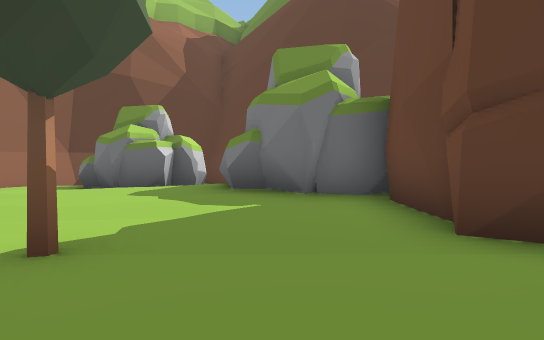
View 1 (above)

24 first-person views from a walk through a 3-D level made in the Unity game engine. The camera is 1.3 m above the floor, looks level and sees 75° across. The floor is counted in squares, 2.57 m on a side. Each view is taken from the middle of a square. On the plan, view 1 faces up. The plan holds only what a view shows up to about 9 squares ahead; the rest is blank. The place goes on beyond the plan. The player is left out. Some surface patterns are stand-ins.

View 2
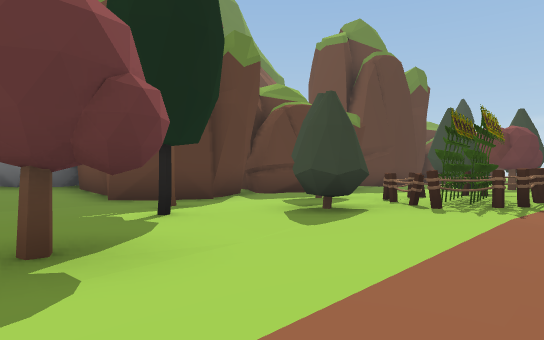

View 3
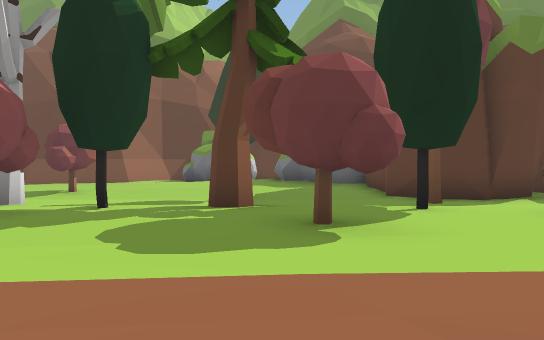

View 4
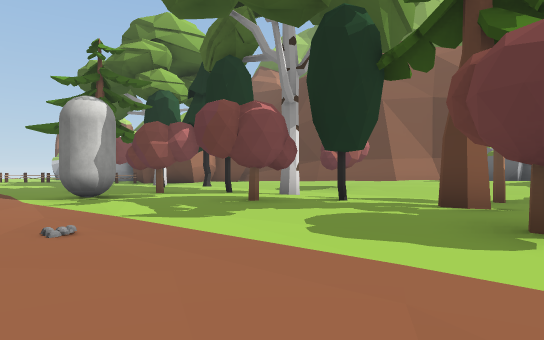

View 5
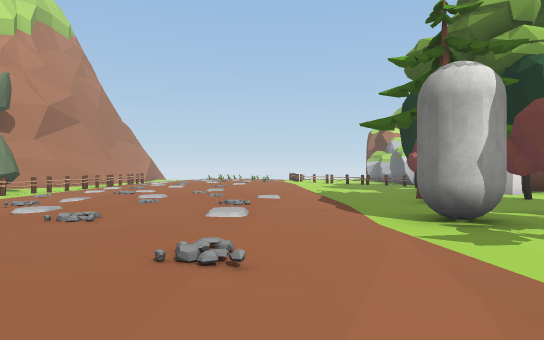

View 6
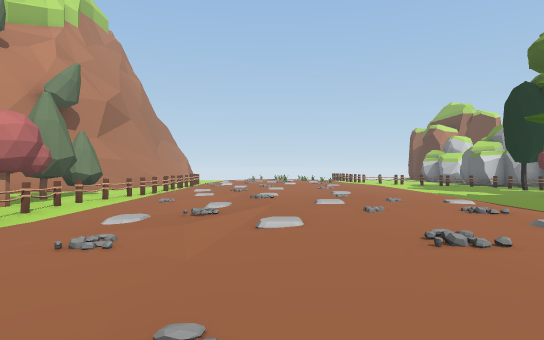

View 7
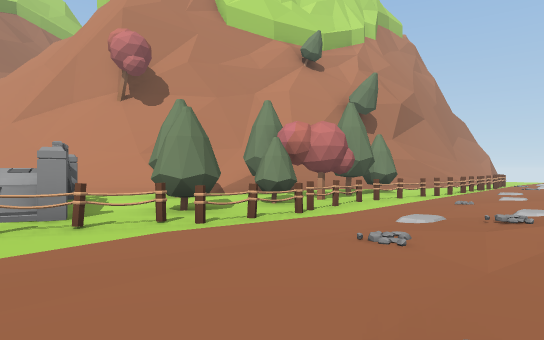

View 8
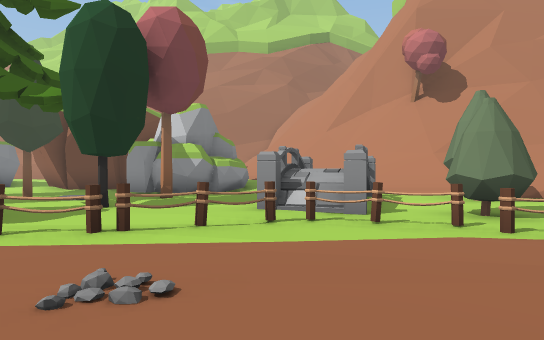

View 9
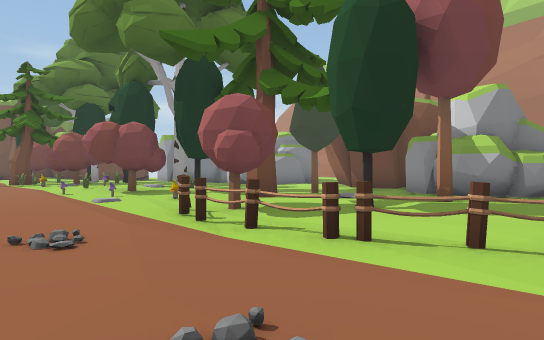

View 10
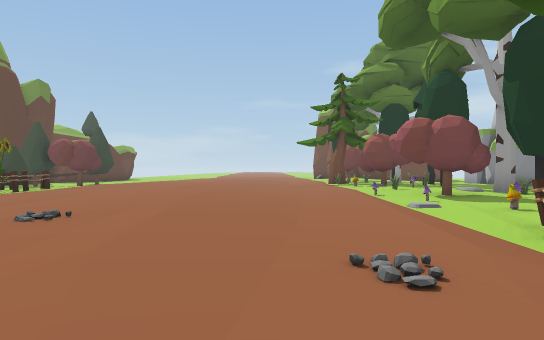

View 11
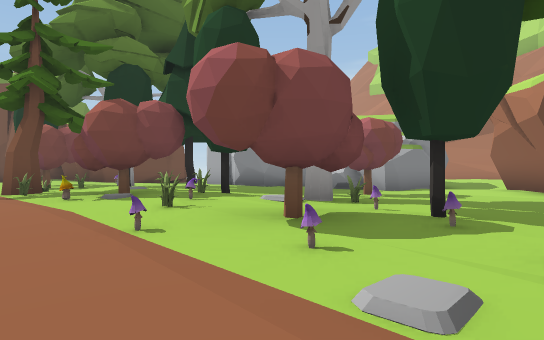

View 12
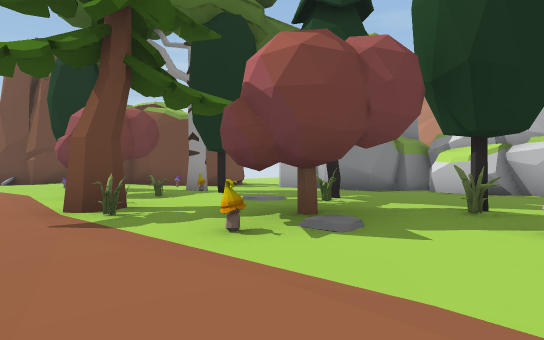

View 13
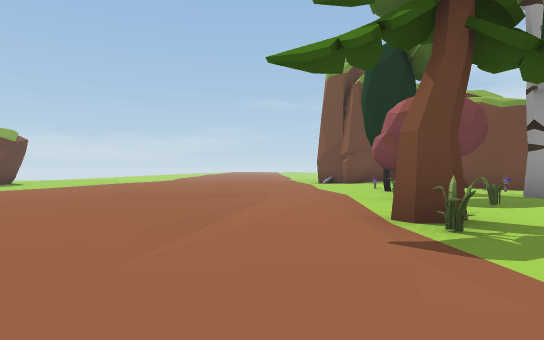

View 14
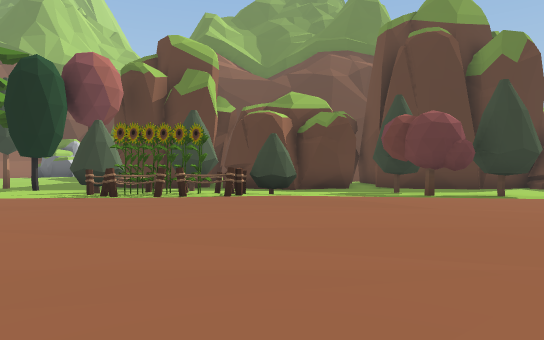

View 15
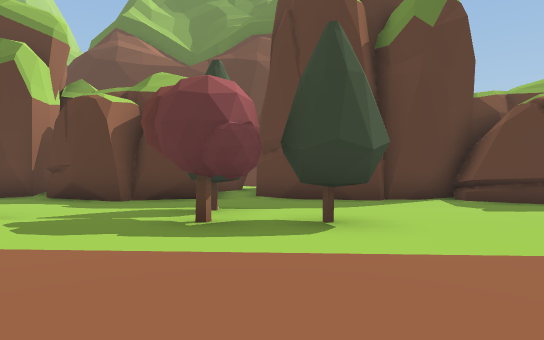

View 16
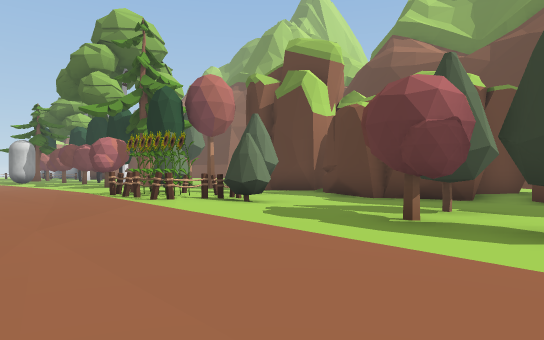

View 17
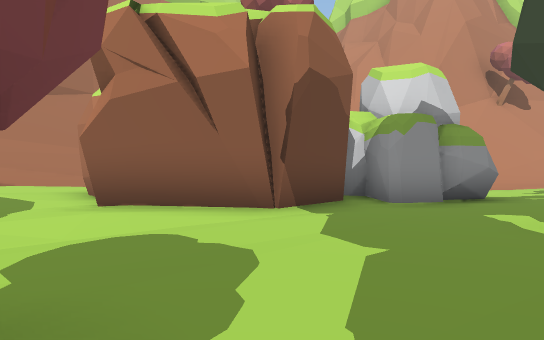

View 18
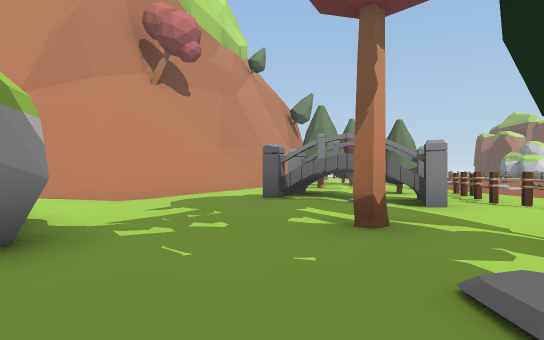

View 19
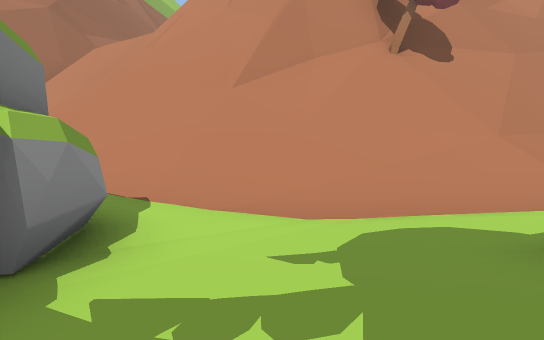

View 20
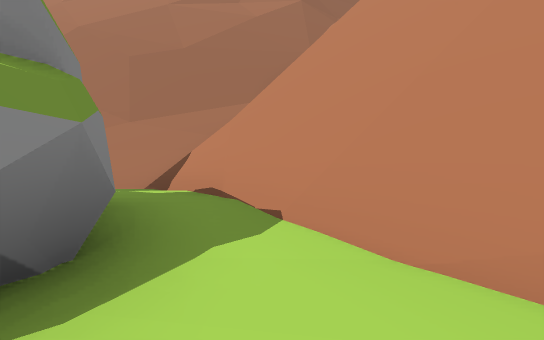

View 21
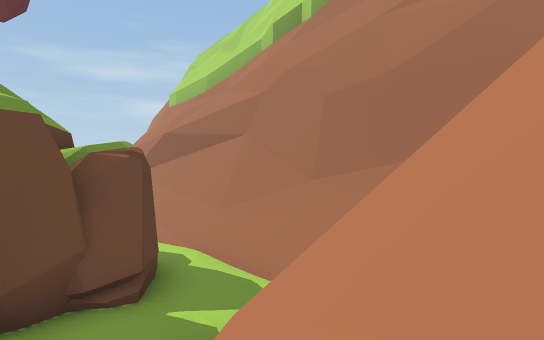

View 22
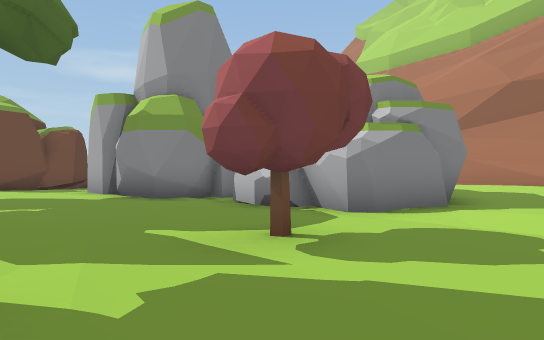

View 23
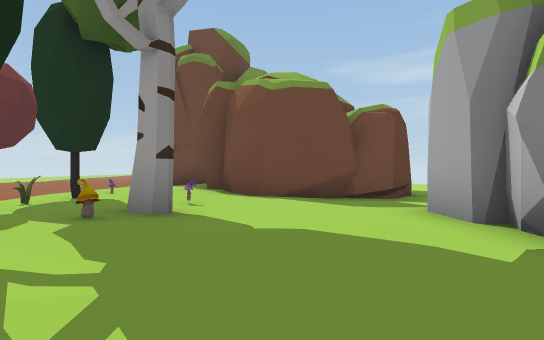

View 24
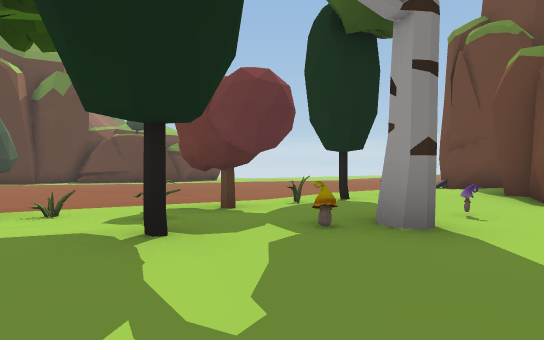

### Floor plan
Key: @ floor where view 1 was taken; # wall or solid block; x gap in a wall; . main floor; : floor 0.25 m higher than the main floor; - floor 0.25 m lower than the main floor; + floor 0.5 m higher than the main floor; / step, stairs or slope; = window, fence, low wall or low ledge; ^ raised ledge; O other object.
Columns run from 14 left of view 1 to 17 right of it. Each row starts with its distance up from view 1.
  9         ## OO
  8         /:OOO
  7          ::O+/
  6          ::///###
  5           //////#      ##
  4        .O///////#   #  #.
  3        -----O---###### #-######
  2         -------------###------##
  1    O   O--------O--O-----------#
  0    --- -..O.O.@O...O...-O------
 -1  O  --O-.O#......OOOO.........
 -2  --O--x..--...O...OOOO..#OO..
 -3  -----##.........:OOO://.....
 -4  /////////./.....::::++://// ..
 -5  :::/:/://///.. ..:::::::::....
 -6  :::::/:+++   :::::::::::::::::
 -7  :./::/:++   :/:::::::::::::::
 -8  ://:::/::: ::::::::...::::::::
 -9 ....////..:::................/.
-10 ..//../.................../.....
-11 OO.----.....OOO../.O.:O.O.......
-12  -OOOOOOOOOO..O.OO//O:O:OO.OO...
-13 OOOOOO-O-#.......OO/OO#/::O:.OO.
-14   OOO////##..O.OOOO//O:O:OO::.::
-15     O/O.#^..O.:....O#./O...OO..#
-16     ///..#......O-............##
-17    ^^=#/../....-----O.........#
-18      ^##/---##---------...##..##
-19       ^=/#/####---------/####--#
-20        #///#  ####./-###-#
-21        ^#//#  #  ##.##
-22        ^^//#++#   .-#
-23        ^=/////## #///
-24        ^/// ///#  ///:
-25          // ////////++
-26          ##/##==#####
-27           ###^^^

Where each view was taken, in squares from view 1:
view 1: 0 up, 0 right, facing up
view 2: 4 down, 1 left, facing up-right
view 3: 5 down, 1 left, facing up
view 4: 5 down, 0 right, facing up-left
view 5: 5 down, 3 left, facing left
view 6: 8 down, 4 left, facing left
view 7: 8 down, 4 left, facing down-left
view 8: 8 down, 4 left, facing down
view 9: 9 down, 4 left, facing down-right
view 10: 9 down, 3 left, facing right
view 11: 10 down, 2 right, facing down-right
view 12: 10 down, 6 right, facing down-right
view 13: 10 down, 7 right, facing right
view 14: 9 down, 7 right, facing up
view 15: 6 down, 11 right, facing up
view 16: 6 down, 12 right, facing up-left
view 17: 16 down, 6 right, facing down-left
view 18: 16 down, 1 right, facing left
view 19: 16 down, 2 left, facing down-left
view 20: 18 down, 4 left, facing down
view 21: 21 down, 5 left, facing down-right
view 22: 15 down, 4 right, facing down-right
view 23: 16 down, 9 right, facing right
view 24: 16 down, 10 right, facing up-right
